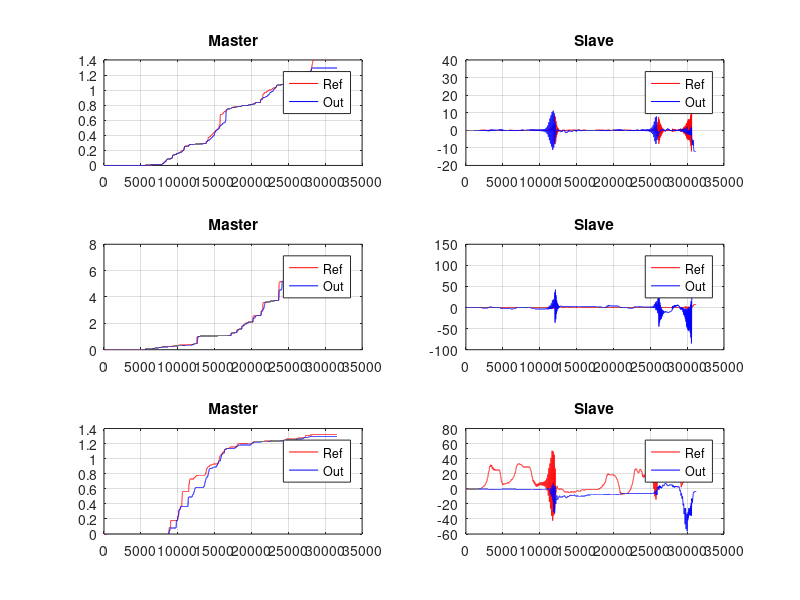

Here is the MATLAB script that generated this plot:
clear;
close all;

load('mst.txt');
load('slv.txt');


mst_refX = mst(:,1);
mst_outX = mst(:,2);

slv_refX = slv(:,1);
slv_outX = slv(:,2);


mst_refY = mst(:,3);
mst_outY = mst(:,4);

slv_refY = slv(:,3);
slv_outY = slv(:,4);


mst_refZ = mst(:,5);
mst_outZ = mst(:,6);

slv_refZ = slv(:,5);
slv_outZ = slv(:,6);

figure(1);
subplot(3,2,1);
plot(mst_refX,'r');
hold on;
plot(-mst_outX,'b');
grid;
legend('Ref','Out');
title('Master');

subplot(3,2,2);
plot(slv_refX,'r');
hold on;
plot(-slv_outX,'b');
grid on;
legend('Ref','Out');
title('Slave');


subplot(3,2,3);
plot(mst_refY,'r');
hold on;
plot(-mst_outY,'b');
grid on;
legend('Ref','Out');
title('Master');

subplot(3,2,4);
plot(slv_refY,'r');
hold on;
plot(-slv_outY,'b');
grid on;
legend('Ref','Out');
title('Slave');

subplot(3,2,5);
plot(mst_refZ,'r');
hold on;
plot(-mst_outZ,'b');
grid on;
legend('Ref','Out');
title('Master');

subplot(3,2,6);
plot(slv_refZ,'r');
hold on;
plot(-slv_outZ,'b');
grid;
legend('Ref','Out');
title('Slave');

